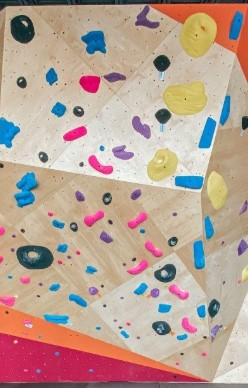
#> input picture wall.jpg, 248 x 388 px, found by its file name
$ jupyter execute --allow-errors ImageProcessingExercise.ipynb
#> lines starting #> are read from the running program, lines starting #| are printed output that depends on the picture; after the words box and inside, x2 and y2 are one past the last pixel; in counts of white or black regions, pixels touching at a corner belong together
<a href="https://colab.research.google.com/github/katrin-nekhin/DaltoBoulder/blob/main/ImageProcessingExercise.ipynb" target="_parent"></a>

**Climbing Route visualizer (for color blind)**

The code below attemps to preprocess a given wall image -
remove noise and smoothen the picture

[cell 1]
import numpy as np
import cv2 as cv
from google.colab.patches import cv2_imshow
import matplotlib.pyplot as plt

# Read image
img = cv.imread('/content/drive/MyDrive/image processing projects/wall.jpg')
#> img is the input picture: shape (388, 248, 3); mean B, G, R 149.2, 161.4, 186.1

# Remove noise
img_nn = cv.fastNlMeansDenoisingColored(img)

# split image to B G R plains
bgr = cv.split(img_nn)

# Converting iamge to gray
img_gray = cv.cvtColor(img_nn, cv.COLOR_BGR2GRAY)

# Binirize image using OTSU threshold
ret,img_bin = cv.threshold(img_gray,0,255,cv.THRESH_BINARY+cv.THRESH_OTSU)
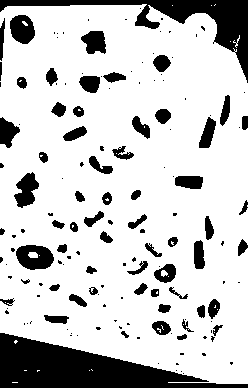
#> img_bin: shape (388, 248); 79.1% white; 154 black regions (92 under 20 px), largest, box (x1, y1, x2, y2) and area: (0, 333, 248, 388) 6730, (0, 0, 248, 83) 3882, (16, 245, 54, 270) 696
#> ret = 140

# To Smooth unwanted background details but preserve small holds,
# we are going to open and close each rgb channel with a 4x4 kernel
kernel = np.ones((3,3),np.uint8)

bgr_new = ()
for idx, color in enumerate(bgr):
  opening = cv.morphologyEx(color, cv.MORPH_OPEN, kernel)
  closing = cv.morphologyEx(opening, cv.MORPH_CLOSE, kernel)
  bgr_new += (closing,)
#> this loop made 3 passes
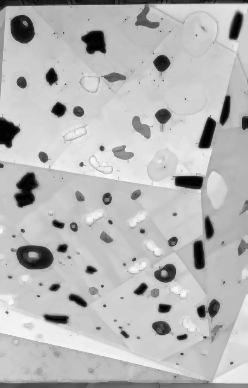
#> opening: shape (388, 248); min 0, max 248, mean 184.2

new_colored = cv.merge(bgr_new)
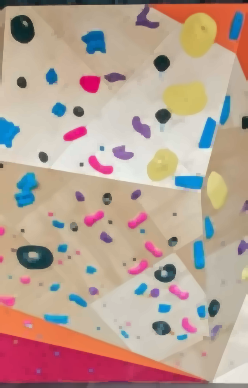
#> new_colored: shape (388, 248, 3); mean of channels 0, 1, 2 147.8, 160.5, 185.2; drawn as B, G, R

cv2_imshow(new_colored)

# Save new smothened image
cv.imwrite("smooth_wall.jpg",new_colored)
#> Out = True

An attemp to see if I can find a threshold for each color in the picture and this way clasiffy each hold and mark all the routes
(didn't work)

[cell 2]
from scipy.signal import find_peaks
from scipy.ndimage import gaussian_filter1d

h, s, v = cv.split(cv.cvtColor(new_colored, cv.COLOR_BGR2HSV))
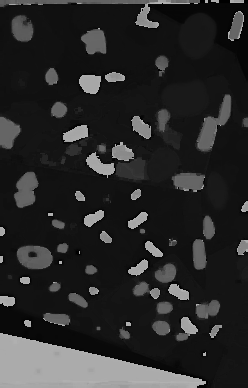
#> h: shape (388, 248); min 0, max 179, mean 41.5
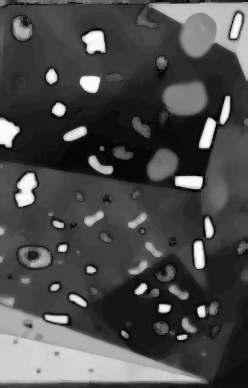
#> s: shape (388, 248); min 0, max 255, mean 75.4

hist_values, _ = np.histogram(h.ravel(), bins=128, range=(0, 127))
#> hist_values = 128 values, max 16640 at index 17, min 0 at index 119, mean 666.5
smoothed = gaussian_filter1d(hist_values, sigma=0.9)
#> smoothed = 128 values, max 12258 at index 17, min 1 at index 124, mean 666

plt.plot(hist_values, label="Original")
plt.plot(smoothed, label="Smoothed")

inv_hist = -np.array(smoothed)
#> inv_hist = 128 values, max -1 at index 124, min -12258 at index 17, mean -666
max_p, props = find_peaks(smoothed, prominence=25)
#> max_p = [9, 17, 24, 30, 33, 37, 48, 101]; props = {'prominences': [883, 12134, 105, 43, 32, 59, 120, 900], 'left_bases': [2, 2, 23, 29, 32, 32, 43, 58], 'right_bases': [11, 124, 124, 58, 35, 43, 58, 124]}
min_p, props = find_peaks(inv_hist, prominence=25)
#> min_p = [2, 11, 23, 29, 32, 35, 43, 58]; props = {'prominences': [78, 883, 105, 43, 59, 32, 120, 900], 'left_bases': [0, 9, 17, 17, 17, 33, 17, 17], 'right_bases': [17, 17, 24, 30, 37, 37, 48, 101]}
plt.plot(max_p, smoothed[max_p], "ro", label="Max")  # red dots on peaks
plt.plot(min_p, smoothed[min_p], "go", label="Min")  # red dots on peaks
plt.legend()
plt.show()
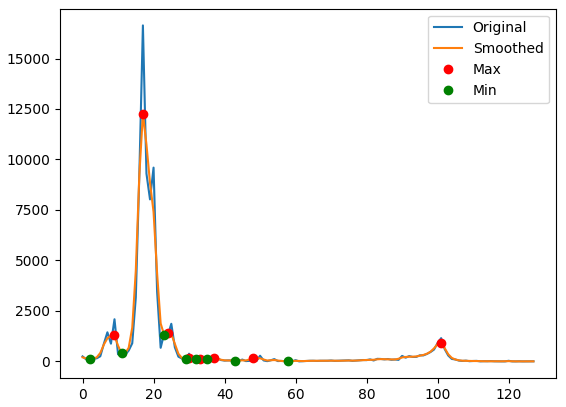
#> figure drawn by matplotlib, 1 panel; curve peaks at x = 17, y = 16640; curve peaks at x = 17, y = 12258

Idea: pre define colors in hue histogram (range(a,b)=red,range(c,d)=pink,etc.) And sort according to this

In the following point we'll peak a "start" hold and find the holds that belong to that route

[cell 3]
img_rgb = cv.cvtColor(new_colored, cv.COLOR_BGR2RGB)
img_hsv = cv.cvtColor(new_colored, cv.COLOR_BGR2HSV)
#> img_hsv: shape (388, 248, 3); mean H, S, V 41.5, 75.4, 192.8
h,s,v = cv.split(img_hsv)

x, y = 200, 248
bgr = new_colored[y, x]
#> bgr = [215, 139, 7]
target_hsv = cv.cvtColor(np.uint8([[bgr]]), cv.COLOR_BGR2HSV)[0][0]
#> target_hsv = [101, 247, 215]
target_h, target_s, target_v = target_hsv
#> target_h = 101; target_s = 247; target_v = 215

for x in range(img_hsv.shape[0]):
    for y in range(img_hsv.shape[1]):
        if (
            abs(int(h[x, y]) - int(target_h)) < 50 and
            abs(int(s[x, y]) - int(target_s)) < 100 and
            abs(int(v[x, y]) - int(target_v)) < 100
        ):
            h[x, y], s[x, y], v[x, y] = 0, 0, 0  # black
        else:
            h[x, y], s[x, y], v[x, y] = 0, 0, 255  # white
#> h: shape (388, 248); every value is 0
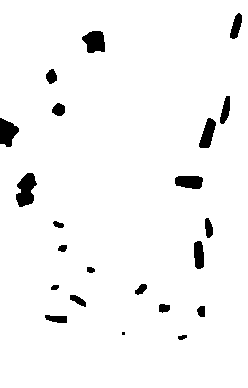
#> v: shape (388, 248); 96.4% white; 22 black regions (1 under 20 px), largest, box (x1, y1, x2, y2) and area: (16, 173, 37, 207) 470, (82, 31, 105, 53) 384, (0, 118, 19, 147) 368

new_hsv = cv.merge((h, s, v))
#> new_hsv: shape (388, 248, 3); mean H, S, V 0, 0, 245.7
result_bgr = cv.cvtColor(new_hsv, cv.COLOR_HSV2BGR)
cv2_imshow(result_bgr)

Attempt to remove background

[cell 4]
#Most common Hue value in the picture
bg_h = np.argmax(hist_values)
#> bg_h = 17

#find 5 random
#bg_5p = np.random.randint(0,[new_colored.shape[0:1]],(5,2))
#print(bg_5p)
max_itter = 50
bg_median = np.array([17,0,0])
i = 0
print(new_colored.shape[0:2])
#| (388, 248)
while i < max_itter:
  [x,y] = np.random.randint(0,new_colored.shape[0:2],2)
  if img_hsv[x][y][0] == bg_h:
    bg_median[1] += img_hsv[x][y][1]
    bg_median[2] += img_hsv[x][y][2]
    i+=1
#> after the loop, bg_median = [17, 2757, 9812]; i = 50

bg_median[1:3] = np.uint8(bg_median[1:3]/max_itter)
print(bg_median)
#| [ 17  55 196]
target_hsv = bg_median
#> target_hsv = [17, 55, 196]

#mask
delta = np.array([50, 60, 60])
lower = np.clip(target_hsv - delta, 0, 255)
#> lower = [0, 0, 136]
upper = np.clip(target_hsv + delta, 0, 255)
#> upper = [67, 115, 255]

mask = cv.inRange(img_hsv, lower, upper)  # mask: 255 where match, 0 elsewhere
#> mask: shape (388, 248); 71.2% white; 71 black regions (13 under 20 px), largest, box (x1, y1, x2, y2) and area: (0, 296, 222, 388) 10041, (0, 0, 248, 80) 5104, (165, 84, 205, 113) 935

result_hsv = np.where(mask[:, :, None] == 255,
                      [0, 0, 255], # white in HSV
                      [0, 0, 0])   # black in HSV
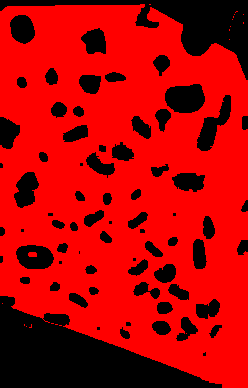
#> result_hsv: shape (388, 248, 3) int64; mean of channels 0, 1, 2 0, 0, 181.6; drawn as B, G, R
result_hsv = result_hsv.astype(np.uint8)

result_bgr = cv.cvtColor(result_hsv, cv.COLOR_HSV2BGR)
#cv2_imshow(result_bgr)
#cv2_imshow(img_hsv[:,:,1])
ret,img_bin = cv.threshold(img_hsv[:,:,1],0,255,cv.THRESH_BINARY+cv.THRESH_OTSU)
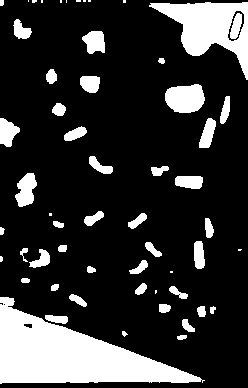
#> img_bin: shape (388, 248); 19.7% white; 57 white regions (14 under 20 px), largest, box (x1, y1, x2, y2) and area: (0, 297, 205, 384) 8543, (149, 2, 248, 80) 3402, (165, 84, 205, 113) 924
#> ret = 116
img_bin2 = cv.adaptiveThreshold(img_hsv[:,:,1],255,cv.ADAPTIVE_THRESH_GAUSSIAN_C,cv.THRESH_BINARY,75,-30)
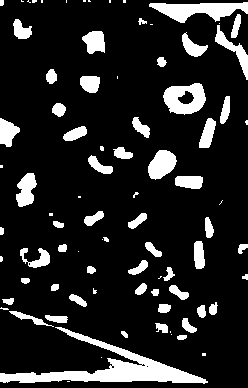
#> img_bin2: shape (388, 248); 14.4% white; 85 white regions (30 under 20 px), largest, box (x1, y1, x2, y2) and area: (0, 327, 208, 384) 3122, (149, 2, 248, 23) 1167, (163, 83, 206, 115) 909
cv2_imshow(img_bin)
cv2_imshow(img_bin2)
